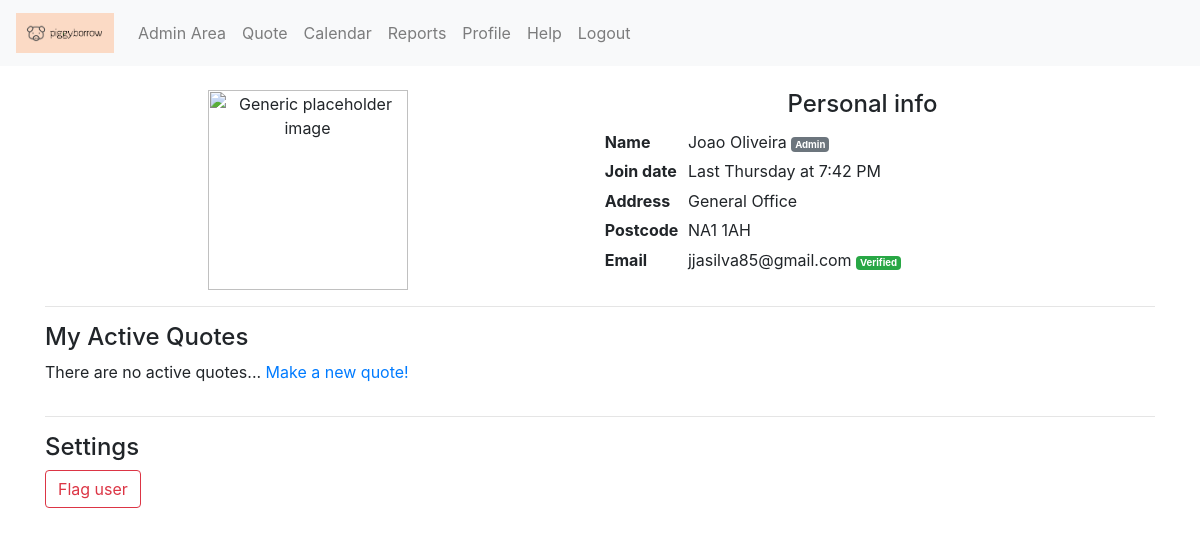
The app's page /admin/user/1 (signed in), older data.
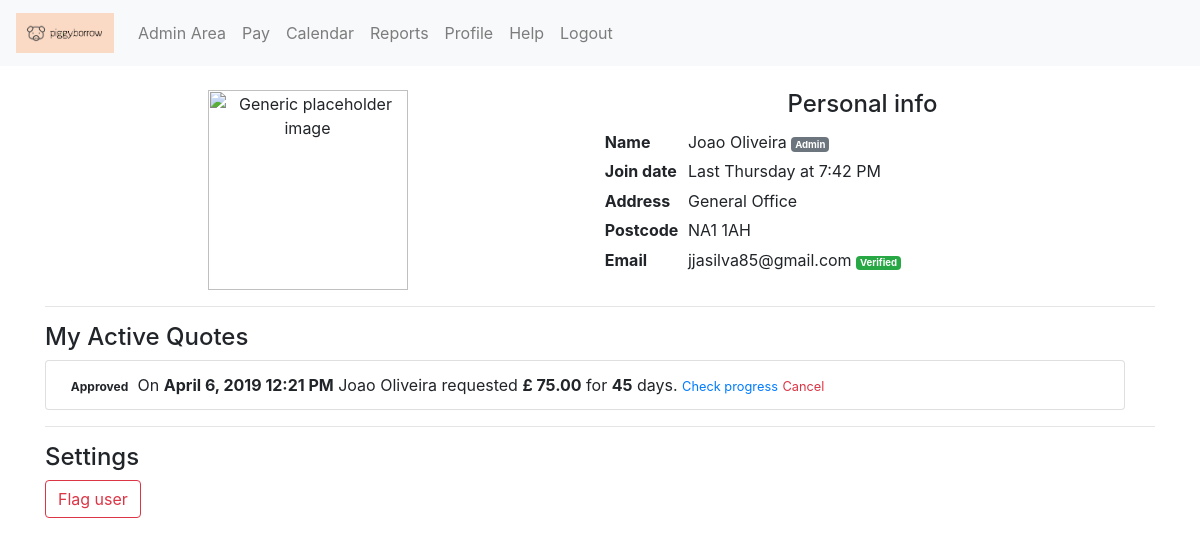
The same page, newer data.
### myModels.py (models this page shows, shortened)
class User(db.Model, UserMixin):
  __tablename__ = "user"
  id = db.Column(db.Integer, primary_key=True)
  creation_timestamp = db.Column(db.DateTime(), default=datetime.now())
  name = db.Column(db.String(30), nullable=False)
  surname = db.Column(db.String(30) ,nullable=False)
  address = db.Column(db.String(20), nullable=False)
  postcode = db.Column(db.String(20), nullable=False)
  email = db.Column(db.String(20), unique=True, nullable=False)
  password = db.Column(db.String(85), nullable=False)
  quotes = db.relationship('Quote', backref='user', lazy=True)
  verified_user = db.Column(db.Boolean, default=False)
  is_admin = db.Column(db.Boolean, default=False)
  rates = db.relationship('Rate', backref='user', lazy=True)
  payments = db.relationship('Payment', backref='user', lazy=True)
  messages = db.relationship('Message', backref='user', lazy=True)
  def can_borrow(self):
    for quote in self.quotes:
      if quote.is_active():
        return False
    return True

class Quote(db.Model):
  __tablename__ = "quote"
  id = db.Column(db.Integer, primary_key=True)
  creation_timestamp = db.Column(db.DateTime(), default=datetime.now())
  user_id = db.Column(db.Integer, db.ForeignKey('user.id'), nullable=False)
  amount_requested = db.Column(db.Float())
  duration_in_days = db.Column(db.Integer())
  rate_id = db.Column(db.Integer, db.ForeignKey('rate.id'), nullable=False)
  payments = db.relationship('Payment', backref='quote', lazy=True)
  status_id = db.Column(db.Integer, db.ForeignKey('status.id'), nullable=False)
  change_log = db.relationship('ChangeLog', backref='quote', lazy=True)
  def get_status(self):
    return Status.query.get(self.status_id)
  def is_active(self):
    return self.get_status().name in ['In review', 'Approved', 'Monies Released', 'Quote sent']

class Status(db.Model):
  id = db.Column(db.Integer, primary_key=True)
  name = db.Column(db.String(30), nullable=False)
  quotes = db.relationship('Quote', backref='status', lazy=True)

### app.py (the view)
@app.route('/admin/user/<user_id>', methods=['GET'])
@login_required
def admin_user(user_id):
  if not current_user.is_admin:
    flash('This is a protected route for our admins. This attempt has been recorded.', 'info')
    return redirect(url_for('login'))
  user = User.query.get(user_id)
  if not user:
    flash('That user id is not valid.','info')
    return redirect(url_for('admin_users'))
  active_quotes = [i for i in user.quotes if i.is_active()]
  return render_template('protected/admin/admin_user.html', user=user, active_quotes=active_quotes)

### app.py (called while the page is built)
@login_manager.user_loader
def load_user(user_id):
  return User.query.get(int(user_id))

### templates/protected/admin/admin_user.html (shortened to what this page needs)
{% extends "layout.html" %}
{% import "bootstrap/wtf.html" as wtf %}
{% block body %}
<div class="container">
  <div class="row text-center">
    <div class="col">
      <img src="https://imagesvc.timeincapp.com/v3/mm/image?url=https%3A%2F%2Ffortunedotcom.files.wordpress.com%2F2019%2F01%2Fboo.jpg&w=800&q=85" alt="Generic placeholder image" width="200">
    </div>
    <div class="col">
      <h4>Personal info</h4>
      <table class="table-sm table-borderless">
        <tbody>
          <tr>
            <td><strong>Name</strong></td>
            <td>{{ user.name }} {{ user.surname }} {% if user.is_admin %}<small><span class="badge badge-secondary">Admin</span>{% endif %}</small></td>
          </tr>
          <tr>
            <td><strong>Join date</strong></td>
            <td>{{ moment(user.creation_timestamp).calendar() }}</td>
          </tr>
          <tr>
            <td><strong>Address</strong></td>
            <td>{{ user.address }}</td>
          </tr>
          <tr>
            <td><strong>Postcode</strong></td>
            <td>{{ user.postcode }}</td>
          </tr>
          <tr>
            <td><strong>Email</strong></td>
            <td>{{ user.email }}{% if user.verified_user %}
                <small><span class="badge badge-success">Verified</span></small>
            {% endif %}</td>
          </tr>
        </tbody>
      </table>
    </div>
  </div>
  <hr>
  <div class="row">
    <div class="col">
      <h4>My Active Quotes</h4>
      <ul class="list-group">
        {% for quote in active_quotes %}
          <li class="list-group-item"><span class="badge badge-{{ quote.get_status()[1] }}">{{ quote.get_status().name }}</span> On <strong>{{ moment(quote.creation_timestamp).format('LLL') }}</strong> {{user.name}} {{user.surname}} requested <strong>£ {{ "{:0.2f}".format(quote.amount_requested) }}</strong> for <strong>{{ quote.duration_in_days }}</strong> days. <small><a href="#">Check progress</a></small> <small><a href="#" class="text-danger">Cancel</a></small></li>
        {% endfor %}
      </ul>
      {% if not active_quotes %}
        <p>There are no active quotes... <a href="{{ url_for('quotation') }}">Make a new quote!</a></p>
      {% endif %}
    </div>
  </div>
  <hr>
  <div class="row">
    <div class="col">
      <h4>Settings</h4>
      <a href="#" class="btn btn-outline-danger">Flag user</a>
    </div>
  </div>
</div>
{% endblock %}

Row changes from the older to the newer data that the page shows:
added Quote: get_status "Approved", creation_timestamp "April 6, 2019 12:21 PM", {{ user.name }} "Joao", {{ user.surname }} "Oliveira", amount_requested "75.00", duration_in_days "45"
Text that changed along with them:
text no longer shown: "Quote There are no active quotes... Make a new quote!"
text now shown: "Pay"
